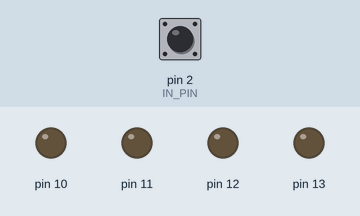
Recording of a sketch running on a simulated Arduino Uno, built with avr-gcc and run on an emulated ATmega328P. On the bench: output pins drawn as LEDs (lit = HIGH). The inputs (shaded band) are chosen by the test bench; at power-on: pin 2 (IN_PIN) LOW.

Above: at 1.2 s.
1.3 s: pin 2 (IN_PIN) driven HIGH
At 2.3 s:
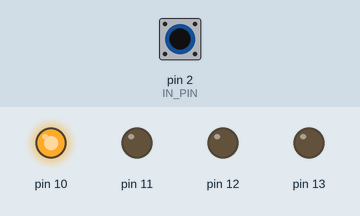
2.8 s: pin 2 (IN_PIN) pulsed LOW 5 times (0.12 s each, 0.3 s apart)
At 5.2 s:
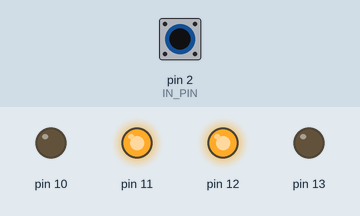
5.8 s: pin 2 (IN_PIN) pulsed LOW 2 times (0.12 s each, 0.3 s apart)
At 6.8 s:
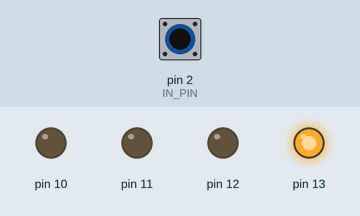
Timing chart, 0 to 8.8 s (numbered marks = the images above; inputs shaded):
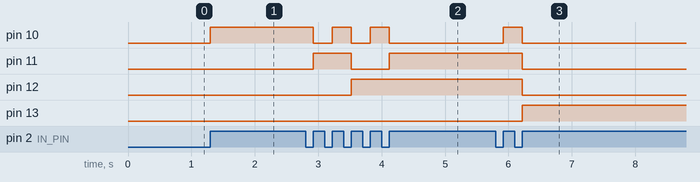

Measured:
- after the input at 1.3 s, pin 10: LOW → HIGH at once
- after the input at 2.8 s, pin 10: alternates HIGH for 0.30 s and LOW for 0.30 s, 5 changes in all, then stays LOW, starting after 0.12 s; pin 11: LOW → HIGH after 0.12 s, → LOW 0.60 s later, → HIGH 0.60 s later; pin 12: LOW → HIGH after 0.72 s
- after the input at 5.8 s, pin 10: LOW → HIGH after 0.12 s, → LOW 0.30 s later; pin 11, pin 12: HIGH → LOW after 0.42 s; pin 13: LOW → HIGH after 0.42 s

The sketch:

print_digits.ino
```cpp
#define IN_PIN 2

int map_bit_to_pin(int bit) {
  return bit + 10;
}

void setup() {
  // put your setup code here, to run once:
  pinMode(IN_PIN, INPUT);

  int bit = 0;
  for ( ; bit != 4; ++bit) {
      int pin = map_bit_to_pin(bit);
      pinMode(pin, OUTPUT);
      digitalWrite(pin, LOW);
  }

  attachInterrupt(digitalPinToInterrupt(IN_PIN), &button_status_changed, RISING);
  interrupts();
}

int num = 0;

void button_status_changed() {
  num = (num + 1) % 16;
  int bit = 0;
  for ( ; bit != 4; ++bit) {
    digitalWrite(map_bit_to_pin(bit), (num >> bit) & 1);
  }
}

void loop() {
  // put your main code here, to run repeatedly:
}
```
